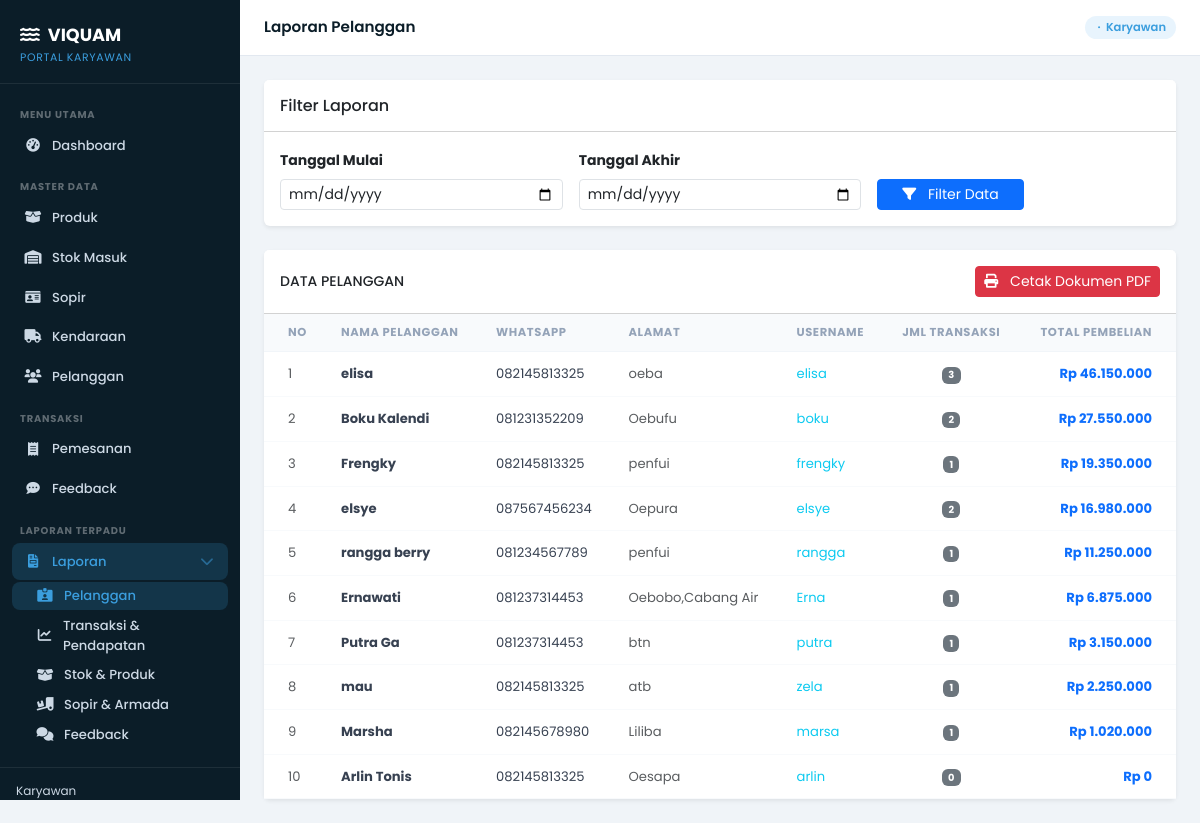
Before: /laporan/pelanggan/ with the older database file.
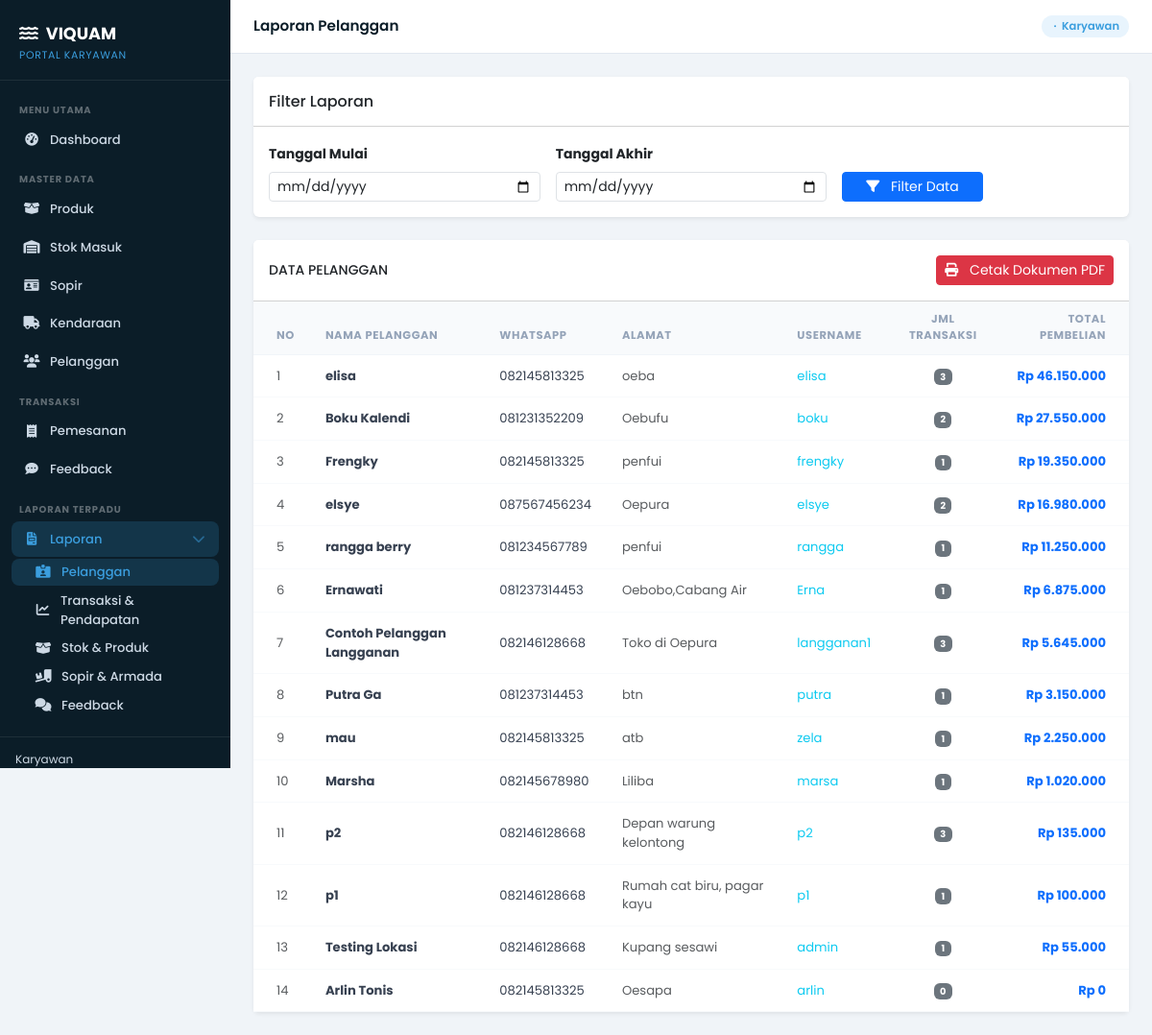
After: the same page with the newer database file.
### core/models.py (models this page shows, shortened)
class Pelanggan(models.Model):
    idPelanggan = models.AutoField(primary_key=True, verbose_name='ID Pelanggan')
    nama = models.CharField(max_length=50, verbose_name='Nama Pelanggan')
    noWa = models.CharField(max_length=20, verbose_name='Nomor WhatsApp')
    alamat = models.CharField(max_length=200, verbose_name='Detail Alamat (Blok/No Rumah)')
    latitude = models.DecimalField(max_digits=10, decimal_places=7, null=True, blank=True, verbose_name='Latitude')
    longitude = models.DecimalField(max_digits=10, decimal_places=7, null=True, blank=True, verbose_name='Longitude')
    username = models.CharField(max_length=20, unique=True, verbose_name='Username')
    password = models.CharField(max_length=150, verbose_name='Password (Hash)')
    isLangganan = models.BooleanField(default=False, verbose_name='Pelanggan Langganan')
    npwp = models.CharField(max_length=20, null=True, blank=True, verbose_name='NPWP')
    class Meta:
        verbose_name = 'Pelanggan'
        verbose_name_plural = 'Pelanggan'

### core/karyawan_views.py (the view)
# urls.py: path('laporan/pelanggan/',           karyawan_views.laporan_pelanggan,           name='laporan-pelanggan'),
def laporan_pelanggan(request):
    start_date, end_date, tgl_mulai, tgl_akhir = _parse_date_range(request)
    pelanggan_qs = Pelanggan.objects.all()
    if start_date or end_date:
        order_filter = Q()
        if start_date:
            order_filter &= Q(pemesanan__tanggalPemesanan__gte=start_date)
        if end_date:
            order_filter &= Q(pemesanan__tanggalPemesanan__lte=end_date)
        pelanggan_qs = pelanggan_qs.annotate(
            jml_transaksi=Count('pemesanan', filter=order_filter),
            total_pembelian=Coalesce(Sum('pemesanan__total', filter=order_filter), Value(0), output_field=DecimalField())
        )
    else:
        pelanggan_qs = pelanggan_qs.annotate(
            jml_transaksi=Count('pemesanan'),
            total_pembelian=Coalesce(Sum('pemesanan__total'), Value(0), output_field=DecimalField())
        )
    return render(request, 'core/laporan_pelanggan.html', {
        'pelanggan_list': pelanggan_qs.order_by('-total_pembelian'),
        'tgl_mulai': tgl_mulai,
        'tgl_akhir': tgl_akhir,
        'active_menu': 'laporan_pelanggan'
    })

### core/karyawan_views.py (called while the page is built)
def _parse_date_range(request):
    tgl_mulai = request.GET.get('tgl_mulai')
    tgl_akhir = request.GET.get('tgl_akhir')
    start_date = None
    end_date = None
    if tgl_mulai:
        try:
            start_date = datetime.strptime(tgl_mulai, '%Y-%m-%d')
        except ValueError:
            pass
    if tgl_akhir:
        try:
            end_date = datetime.strptime(tgl_akhir, '%Y-%m-%d')
        except ValueError:
            pass
    return start_date, end_date, tgl_mulai, tgl_akhir

### core/templates/core/laporan_pelanggan.html (shortened to what this page needs)
{% extends "karyawan/base_karyawan.html" %}
{% load humanize %}
{% block page_title %}Laporan Pelanggan{% endblock %}
{% block content %}
<div class="card shadow-sm border-0 mb-4">
    <div class="card-header bg-white py-3">
        <h6 class="m-0 font-weight-bold text-dark">Filter Laporan</h6>
    </div>
    <div class="card-body">
        <form method="get" class="row g-3 align-items-end">
            <div class="col-md-4">
                <label for="tgl_mulai" class="form-label small fw-bold">Tanggal Mulai</label>
                <input type="date" name="tgl_mulai" id="tgl_mulai" class="form-control form-control-sm" value="{{ tgl_mulai }}">
            </div>
            <div class="col-md-4">
                <label for="tgl_akhir" class="form-label small fw-bold">Tanggal Akhir</label>
                <input type="date" name="tgl_akhir" id="tgl_akhir" class="form-control form-control-sm" value="{{ tgl_akhir }}">
            </div>
            <div class="col-md-4">
                <button type="submit" class="btn btn-primary btn-sm px-4">
                    <i class="fas fa-filter me-2"></i> Filter Data
                </button>
            </div>
        </form>
    </div>
</div>
<div class="card shadow-sm border-0">
    <div class="card-header bg-white py-3 d-flex justify-content-between align-items-center">
        <h6 class="m-0 font-weight-bold text-dark text-uppercase small">Data Pelanggan</h6>
        <div class="dropdown">
            <button type="button" onclick="window.print()" class="btn btn-danger btn-sm">
                <i class="fas fa-print me-2"></i> Cetak Dokumen PDF
            </button>
        </div>
    </div>
    <div class="card-body p-0">
        <div class="table-responsive">
            <table class="table table-hover align-middle mb-0" style="font-size: .85rem;">
                <thead class="bg-light">
                    <tr>
                        <th class="ps-4">No</th>
                        <th>Nama Pelanggan</th>
                        <th>WhatsApp</th>
                        <th>Alamat</th>
                        <th>Username</th>
                        <th class="text-center">Jml Transaksi</th>
                        <th class="pe-4 text-end">Total Pembelian</th>
                    </tr>
                </thead>
                <tbody>
                    {% for pelanggan in pelanggan_list %}
                    <tr>
                        <td class="ps-4 text-muted">{{ forloop.counter }}</td>
                        <td class="fw-bold">{{ pelanggan.nama }}</td>
                        <td>{{ pelanggan.noWa }}</td>
                        <td class="text-muted small">{{ pelanggan.alamat|truncatechars:50 }}</td>
                        <td class="text-info">{{ pelanggan.username }}</td>
                        <td class="text-center">
                            <span class="badge bg-secondary">{{ pelanggan.jml_transaksi }}</span>
                        </td>
                        <td class="pe-4 text-end fw-bold text-primary">
                            Rp {{ pelanggan.total_pembelian|floatformat:0|intcomma }}
                        </td>
                    </tr>
                    {% empty %}
                    <tr>
                        <td colspan="7" class="text-center py-4 text-muted">
                            <i class="fas fa-info-circle me-2"></i> Tidak ada data pelanggan pada periode ini.
                        </td>
                    </tr>
                    {% endfor %}
                </tbody>
            </table>
        </div>
    </div>
</div>
{% endblock %}

Changed rows visible on the page:
added Pelanggan: nama "Contoh Pelanggan Langganan", noWa "082146128668", alamat "Toko di Oepura", username "langganan1", jml_transaksi "3", total_pembelian "5.645.000"
added Pelanggan: nama "p2", noWa "082146128668", alamat "Depan warung kelontong", username "p2", jml_transaksi "3", total_pembelian "135.000"
added Pelanggan: nama "p1", noWa "082146128668", alamat "Rumah cat biru, pagar kayu", username "p1", jml_transaksi "1", total_pembelian "100.000"
added Pelanggan: nama "Testing Lokasi", noWa "082146128668", alamat "Kupang sesawi", username "admin", jml_transaksi "1", total_pembelian "55.000"
